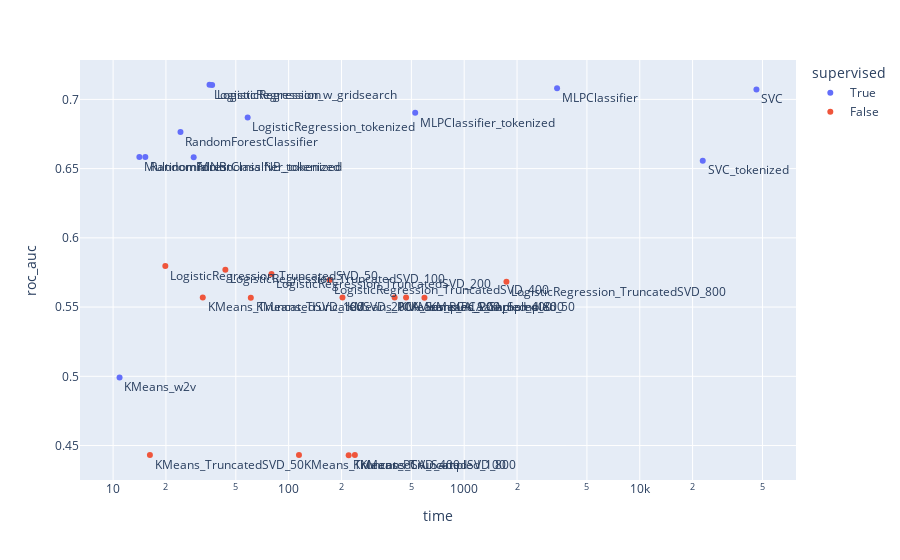

Notebook cell for this chart:
### Code cell
fig = px.scatter(
    eval_df,
    x="time",
    y="roc_auc",
    log_x=True,
    color="supervised",
    text='index'
)

fig.update_traces(textposition="bottom right")
fig.show()

### Figure 1 — Plotly figure (JSON) as saved in the notebook; plotly's stock layout.template omitted (floating-point values rounded to 4 significant figures)
{"data": [{"hovertemplate": "supervised=True<br>time=%{x}<br>roc_auc=%{y}<br>index=%{text}<extra></extra>", "legendgroup": "True", "marker": {"color": "#636efa", "symbol": "circle"}, "mode": "markers+text", "name": "True", "showlegend": true, "text": ["LogisticRegression_tokenized", "MultinomialNB_tokenized", "MLPClassifier_tokenized", "LogisticRegression", "LogisticRegression_w_gridsearch", "MultinomialNB", "MLPClassifier", "KMeans_w2v", "RandomForestClassifier", "RandomForestClassifier_tokenized", "SVC", "SVC_tokenized"], "textposition": "bottom right", "type": "scatter", "x": [58.42, 28.78, 525.9, 36.65, 35.42, 14.11, 3381.0, 10.88, 24.2, 15.26, 46210.0, 22850.0], "xaxis": "x", "y": [0.687, 0.6583, 0.6903, 0.7105, 0.7106, 0.6583, 0.708, 0.4991, 0.6764, 0.6583, 0.7072, 0.6558], "yaxis": "y"}, {"hovertemplate": "supervised=False<br>time=%{x}<br>roc_auc=%{y}<br>index=%{text}<extra></extra>", "legendgroup": "False", "marker": {"color": "#EF553B", "symbol": "circle"}, "mode": "markers+text", "name": "False", "showlegend": true, "text": ["KMeans_TruncatedSVD_50", "KMeans_TruncatedSVD_100", "KMeans_TruncatedSVD_200", "KMeans_TruncatedSVD_400", "KMeans_TruncatedSVD_800", "KMeans_PCA_Sampled_50", "KMeans_PCA_Sampled_100", "KMeans_PCA_Sampled_200", "KMeans_PCA_Sampled_400", "KMeans_PCA_Sampled_800", "LogisticRegression_TruncatedSVD_50", "LogisticRegression_TruncatedSVD_100", "LogisticRegression_TruncatedSVD_200", "LogisticRegression_TruncatedSVD_400", "LogisticRegression_TruncatedSVD_800"], "textposition": "bottom right", "type": "scatter", "x": [16.21, 32.42, 60.87, 114.5, 238.3, 593.7, 219.8, 202.6, 401.6, 466.6, 19.84, 43.6, 79.82, 171.3, 1740.0], "xaxis": "x", "y": [0.4432, 0.5568, 0.5568, 0.4432, 0.4432, 0.5568, 0.443, 0.5568, 0.5569, 0.5569, 0.5796, 0.577, 0.574, 0.5695, 0.5683], "yaxis": "y"}], "layout": {"legend": {"title": {"text": "supervised"}, "tracegroupgap": 0}, "margin": {"t": 60}, "xaxis": {"anchor": "y", "domain": [0, 1], "title": {"text": "time"}, "type": "log"}, "yaxis": {"anchor": "x", "domain": [0, 1], "title": {"text": "roc_auc"}}}}
